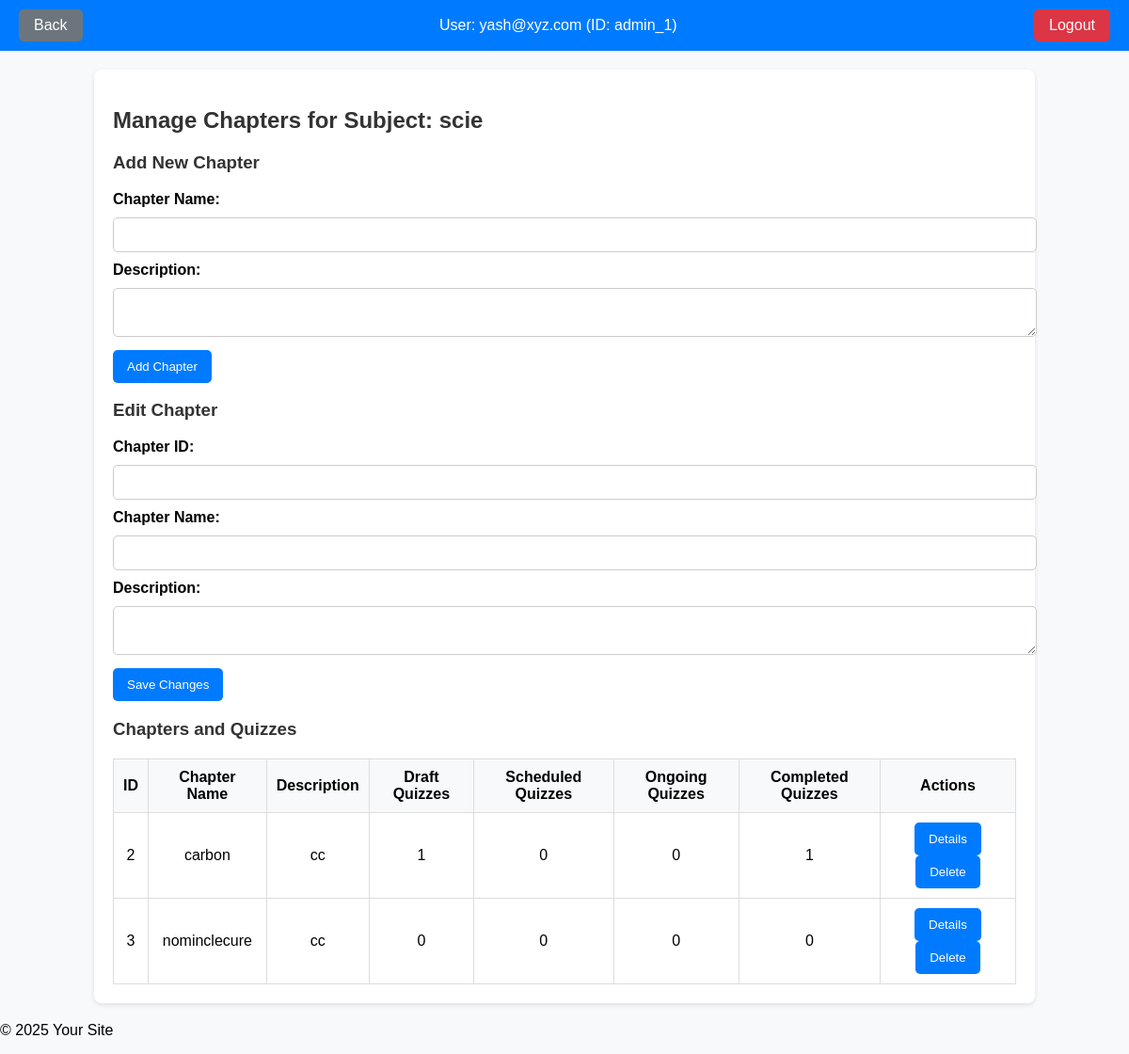
Page /admin/dashboard/subject/2/chapter (signed in) on the committed database.
### controllers/model.py (models this page shows)
class Admin(db.Model):
    __tablename__ = 'Admin'
    id = db.Column(db.Integer, primary_key=True, autoincrement=True)
    name = db.Column(db.String(100), nullable=False)
    email = db.Column(db.String(120), nullable=False, unique=True)
    password = db.Column(db.String(255), nullable=False)

class Subject(db.Model):
    __tablename__ = 'Subject'
    id = db.Column(db.Integer, primary_key=True, autoincrement=True)
    name = db.Column(db.String(100), nullable=False)
    description = db.Column(db.Text)
    chapters = db.relationship('Chapter', backref='subject', lazy=True, cascade='all, delete-orphan')

class Chapter(db.Model):
    __tablename__ = 'Chapter'
    id = db.Column(db.Integer, primary_key=True, autoincrement=True)
    name = db.Column(db.String(100), nullable=False)
    description = db.Column(db.Text)
    subject_id = db.Column(db.Integer, db.ForeignKey('Subject.id', ondelete='CASCADE'), nullable=False)

### app.py (the view)
@app.route('/admin/dashboard/subject/<int:subject_id>/chapter', methods=['GET', 'POST'])
@login_required
def admin_chapter(subject_id):
    return admin_Chapter(subject_id)

### app.py (called while the page is built)
@login_manager.user_loader
def load_user(user_id):
    role, user_id = user_id.split("_")
    if role == 'admin':
        admin = Admin.query.get(int(user_id))
        if admin:
            return UserLogin(f"admin_{admin.id}", "admin",admin.email)
    elif role == 'user':
        user = User.query.get(int(user_id))
        if user:
            return UserLogin(f"user_{user.id}", "user",user.email)
    return None

### templates/admin/admin_chapter.html (shortened to what this page needs)
<!DOCTYPE html>
<html lang="en">
<head>
</head>
<body>
    <div class="header">
        <a href="{{ url_for('admin_subject',subject_id=subject_id) }}" class="back-btn">Back</a>
        <div class="user-info">
            <span>User: {{ current_user.email }} (ID: {{ current_user.id }})</span>
        </div>
        <a href="{{ url_for('logout') }}" class="logout-btn">Logout</a>
    </div>
    <div class="container">
        <h2>Manage Chapters for Subject: {{ subject.name }}</h2>
        <h3>Add New Chapter</h3>
        <form action="/admin/dashboard/subject/{{ subject.id }}/chapter" method="POST">
            <label for="name">Chapter Name:</label>
            <input type="text" id="name" name="name" required>
            <label for="description">Description:</label>
            <textarea id="description" name="description" required></textarea>
            <button type="submit">Add Chapter</button>
        </form>
        <h3>Edit Chapter</h3>
        <form action='/admin/dashboard/subject/{{ subject.id }}/chapter' method="POST">
            <label for="edit_chapter_id">Chapter ID:</label>
            <input type="number" id="edit_chapter_id" name="chapter_id" required>
            <label for="edit_name">Chapter Name:</label>
            <input type="text" id="edit_name" name="name" required>
            <label for="edit_description">Description:</label>
            <textarea id="edit_description" name="description" required></textarea>
            <button type="submit">Save Changes</button>
        </form>
        <h3>Chapters and Quizzes</h3>
        <table>
            <thead>
                <tr>
                    <th>ID</th>
                    <th>Chapter Name</th>
                    <th>Description</th>
                    <th>Draft Quizzes</th>
                    <th>Scheduled Quizzes</th>
                    <th>Ongoing Quizzes</th>
                    <th>Completed Quizzes</th>
                    <th>Actions</th>
                </tr>
            </thead>
            <tbody>
                {% for chapter in chapters %}
                <tr>
                    <td>{{ chapter.id }}</td>
                    <td>{{ chapter.name }}</td>
                    <td>{{ chapter.description }}</td>
                    {% for quiz in subject_quizzes %}
                    {% if quiz[0] == chapter.id %}
                    <td>{{ quiz[1] }}</td>
                    <td>{{ quiz[2] }}</td>
                    <td>{{ quiz[3] }}</td>
                    <td>{{ quiz[4] }}</td>
                    {% endif %}
                    {% endfor %}
                    <td>
                        <a href="/admin/dashboard/subject/{{ subject.id}}/chapter/{{ chapter.id }}" class="edit">
                            <button type="button">Details</button>
                        </a>
                        <form action="/admin/dashboard/subject/{{ subject.id }}/chapter" method="POST"
                            style="display:inline;">
                            <button type="submit"
                                onclick="return confirm('Are you sure you want to delete this chapter?')">Delete</button>
                        </form>
                    </td>
                </tr>
                {% endfor %}
            </tbody>
        </table>
    </div>
    <footer>
        <p>&copy; 2025 Your Site</p>
    </footer>
</body>
</html>

### templates/admin/admin_chapter.html (style rules this page uses)
body { font-family: Arial, sans-serif; margin: 0; padding: 0; background-color: #f8f9fa; }
.container { width: 80%; margin: 20px auto; background-color: white; padding: 20px; border-radius: 8px; box-shadow: 0 2px 5px rgba(0, 0, 0, 0.1); }
h2, h3 { color: #333; }
label { font-weight: bold; }
input, textarea { width: 100%; padding: 10px; margin: 10px 0; border: 1px solid #ccc; border-radius: 5px; }
button { padding: 10px 15px; border: none; background-color: #007bff; color: white; border-radius: 5px; cursor: pointer; }
table { width: 100%; border-collapse: collapse; margin-top: 20px; }
th, td { padding: 10px; border: 1px solid #ddd; text-align: center; }
th { background-color: #f8f9fa; }
.header { display: flex; justify-content: space-between; align-items: center; padding: 10px 20px; background-color: #007bff; color: white; }
.header .user-info { font-size: 16px; }
.logout-btn { background-color: #dc3545; padding: 8px 16px; border-radius: 5px; text-decoration: none; color: white; }
.header .back-btn { background-color: #6c757d; padding: 8px 16px; border-radius: 5px; text-decoration: none; color: white; }

### rows in the picture
Admin: email "yash@xyz.com"
Subject: name "scie"
Chapter: id "2", name "carbon", description "cc", quiz "1", quiz "0", quiz "0", quiz "1"
Chapter: id "3", name "nominclecure", description "cc", quiz "0", quiz "0", quiz "0", quiz "0"

### other values in the picture
{{ current_user.id }} "admin_1"
